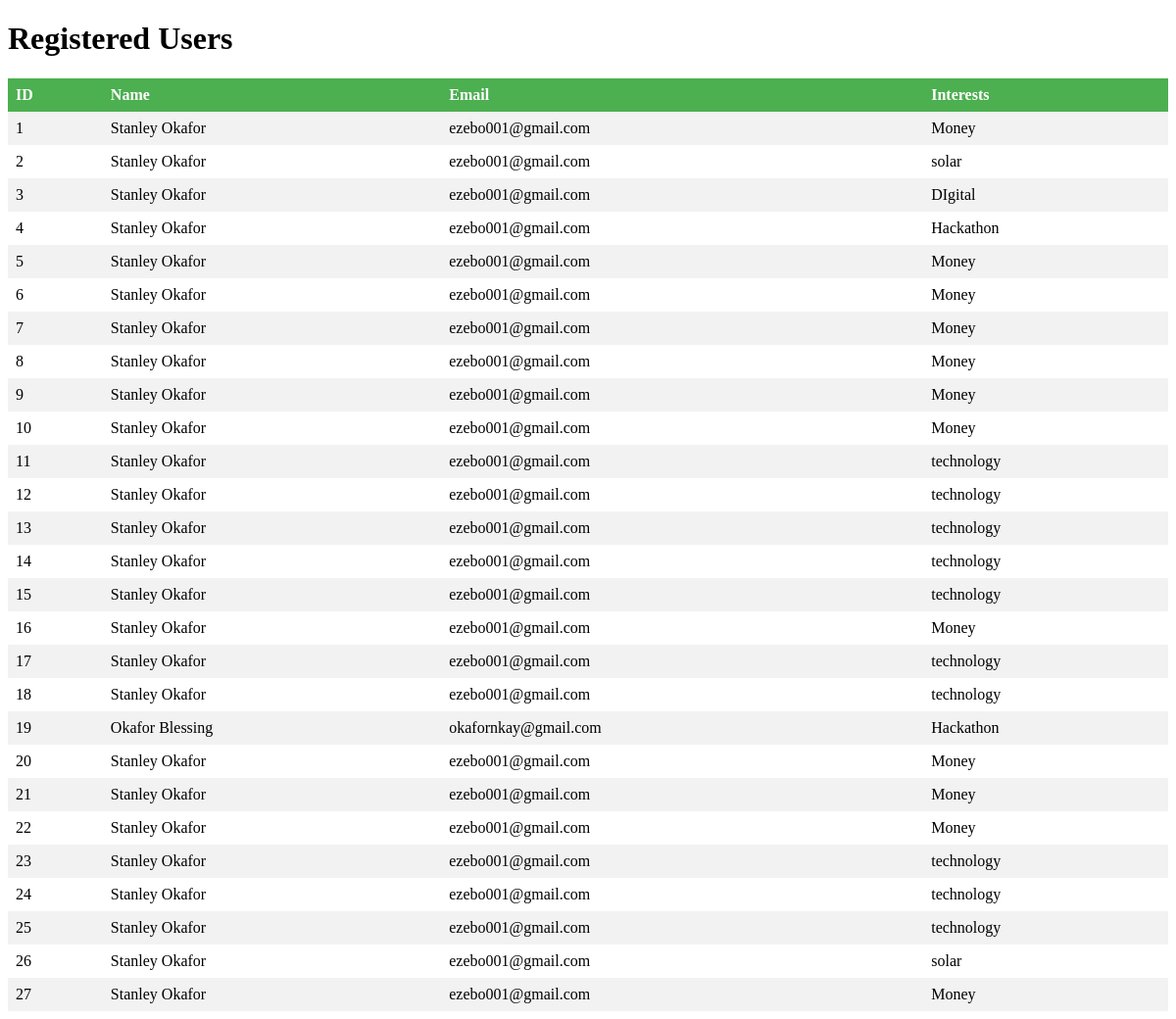
/users, run on an earlier commit of the app's database.
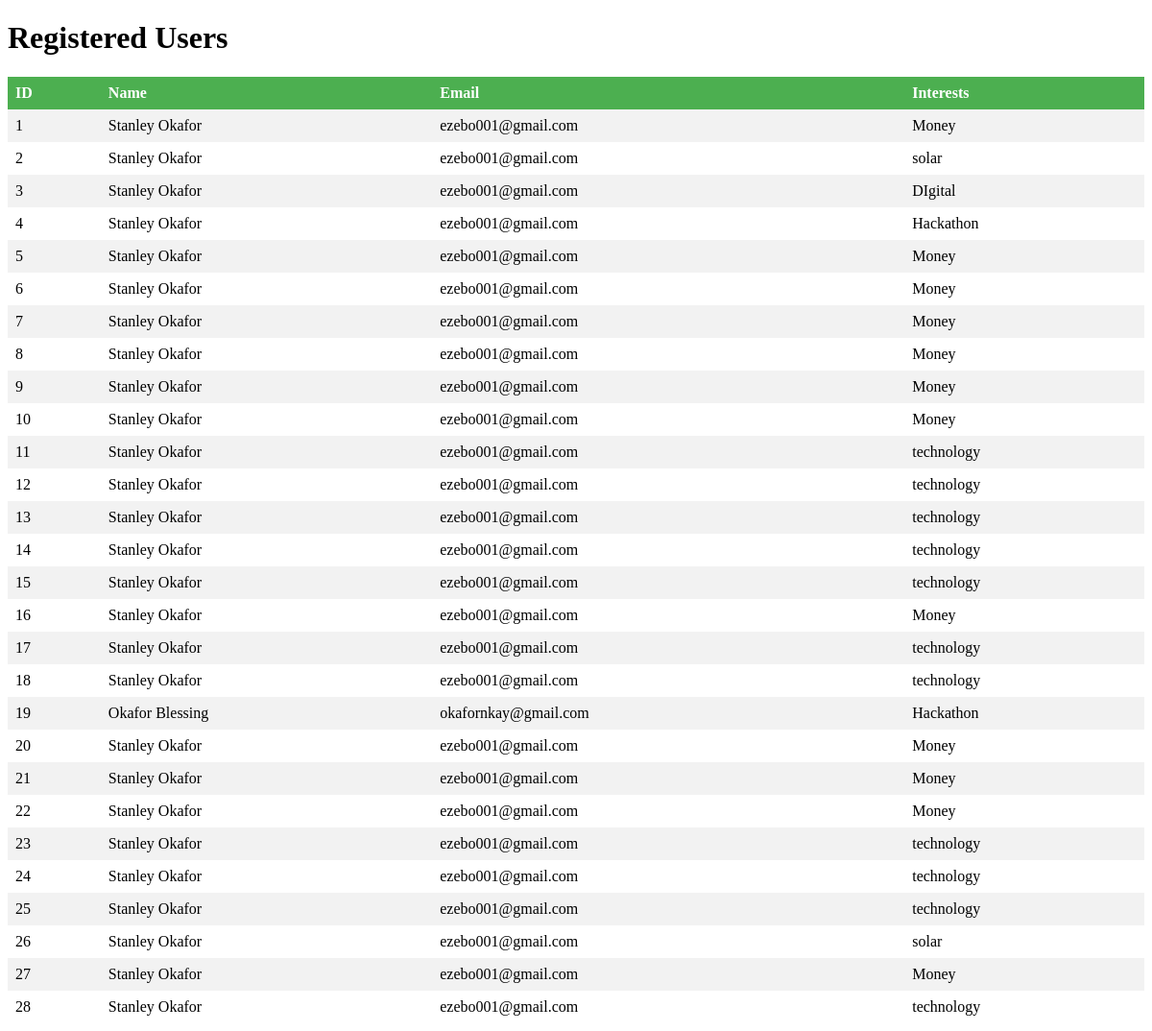
And on a later commit of the database.
### tables this page shows
CREATE TABLE user (
                id INTEGER PRIMARY KEY AUTOINCREMENT,
                name TEXT NOT NULL,
                email TEXT NOT NULL,
                interests TEXT NOT NULL,
                last_sent_email TEXT DEFAULT NULL
            );

### myapp.py (the view)
@app.route('/users')
def view_users():
    conn = sqlite3.connect('database.db')
    cursor = conn.cursor()
    cursor.execute('SELECT * FROM user')
    users = cursor.fetchall()
    conn.close()
    return render_template('users.html', users=users)

### templates/users.html (shortened to what this page needs)
<!DOCTYPE html>
<html>
<head>
</head>
<body>
    <h1>Registered Users</h1>
    <table>
        <tr>
            <th>ID</th>
            <th>Name</th>
            <th>Email</th>
            <th>Interests</th>
        </tr>
        {% for user in users %}
        <tr>
            <td>{{ user[0] }}</td>
            <td>{{ user[1] }}</td>
            <td>{{ user[2] }}</td>
            <td>{{ user[3] }}</td>
        </tr>
        {% endfor %}
    </table>
</body>
</html>

### templates/users.html (style rules this page uses)
table { border-collapse: collapse; width: 100%; }
th, td { text-align: left; padding: 8px; }
tr:nth-child(even) { background-color: #f2f2f2; }
th { background-color: #4CAF50; color: white; }

What changed in the data, as far as the page shows it:
added user: id "28", name "Stanley Okafor", email "ezebo001@gmail.com", interests "technology"
